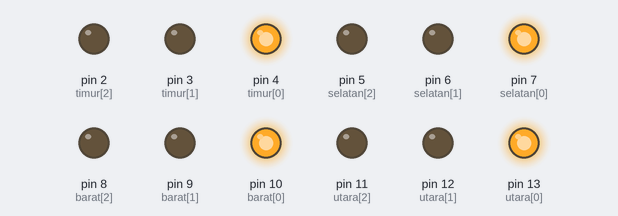
Simulated run of this sketch. Board: Arduino Uno, built with avr-gcc and run on an emulated ATmega328P. On the bench: output pins drawn as LEDs (lit = HIGH).

Above: at 0.1 s.
At 6.85 s:
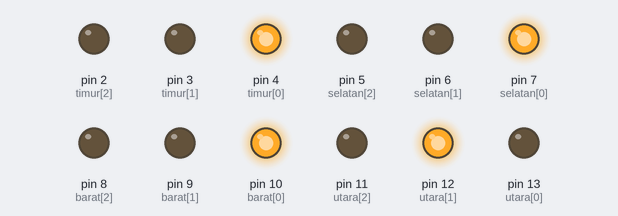
At 10.3 s:
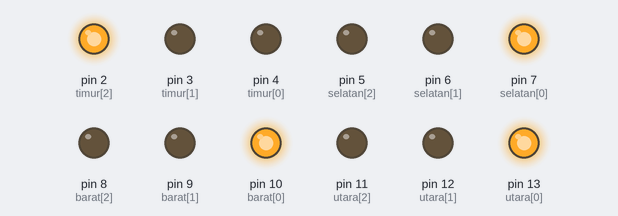
At 18.8 s:
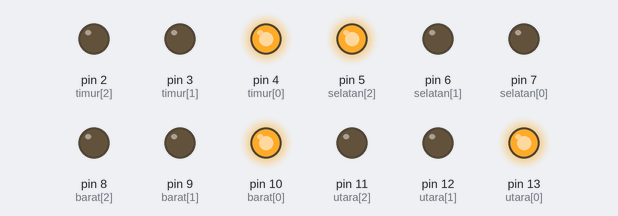
At 27.3 s:
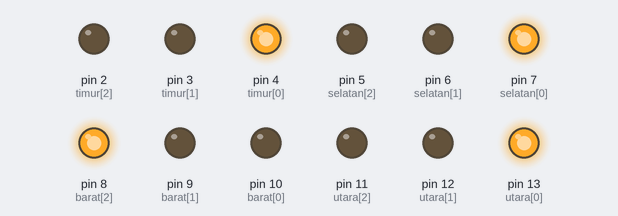
At 35.8 s:
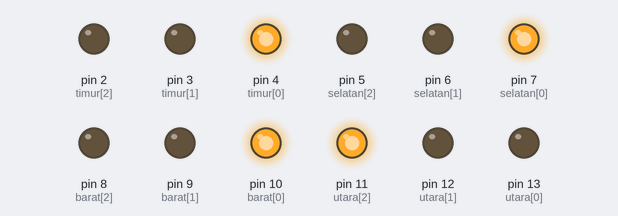
Timing chart, 0 to 37.3 s (numbered marks = the images above):
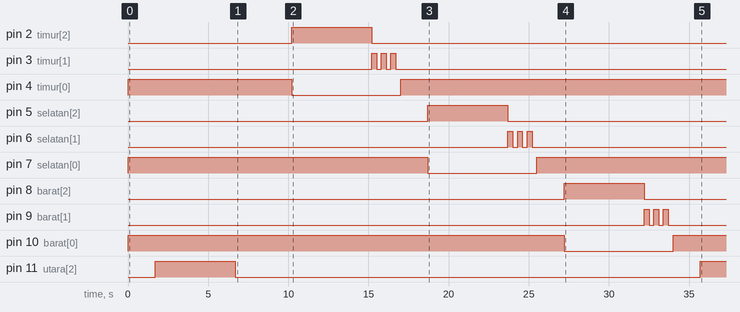

The sketch:

lampu_lalu_lintas_4_arah_sismik1.ino
```cpp
int utara[]   = {13,12,11}; // merah, kuning, hijau
int barat[]   = {10,9,8};
int selatan[] = {7,6,5};
int timur[]   = {4,3,2};

void setup() {
  for (int i = 0; i < 3; i++) {
    pinMode(utara[i], OUTPUT);
    pinMode(timur[i], OUTPUT);
    pinMode(selatan[i], OUTPUT);
    pinMode(barat[i], OUTPUT);
  }
} //setupnya

// fungsi merah di awal loop
void semuaMerah() {
  digitalWrite(utara[0], HIGH);
  digitalWrite(timur[0], HIGH);
  digitalWrite(selatan[0], HIGH);
  digitalWrite(barat[0], HIGH);
}

// fungsi lampu kuning kedip 3x
void lampuKedip(int lampuKuning) {
  for (int i = 0; i < 3; i++) {
    digitalWrite(lampuKuning, HIGH);
    delay(300);
    digitalWrite(lampuKuning, LOW);
    delay(300);
  }
}

// buat manggil di loop
void lampuBagian(int signal[]) {
  semuaMerah();
  delay(1700); //merah nyala semua 1,7 detik

  digitalWrite(signal[0], LOW); //matiin warna merah
  digitalWrite(signal[2], HIGH); //nyalain warna ijo
  delay(5000); //ijo nyala 5 detik

  digitalWrite(signal[2], LOW); //matiin warna ijo
  lampuKedip(signal[1]); // kuning kedip 3x
}

void loop() {
  lampuBagian(utara);
  lampuBagian(timur);
  lampuBagian(selatan);
  lampuBagian(barat);
}
```

Measured:
- by itself, pin 2 (timur[2]): LOW → HIGH at 10.2 s, → LOW 5.0 s later
- by itself, pin 3 (timur[1]): LOW → HIGH at 15.2 s, → LOW 0.30 s later, → HIGH 0.30 s later, → LOW 0.30 s later, … (6 changes in this stretch)
- by itself, pin 4 (timur[0]): LOW → HIGH at 0.00 s, → LOW 10.2 s later, → HIGH 6.8 s later
- by itself, pin 5 (selatan[2]): LOW → HIGH at 18.7 s, → LOW 5.0 s later
- by itself, pin 6 (selatan[1]): LOW → HIGH at 23.7 s, → LOW 0.30 s later, → HIGH 0.30 s later, → LOW 0.30 s later, … (6 changes in this stretch)
- by itself, pin 7 (selatan[0]): LOW → HIGH at 0.00 s, → LOW 18.7 s later, → HIGH 6.8 s later
- by itself, pin 8 (barat[2]): LOW → HIGH at 27.2 s, → LOW 5.0 s later
- by itself, pin 9 (barat[1]): LOW → HIGH at 32.2 s, → LOW 0.30 s later, → HIGH 0.30 s later, → LOW 0.30 s later, … (6 changes in this stretch)
